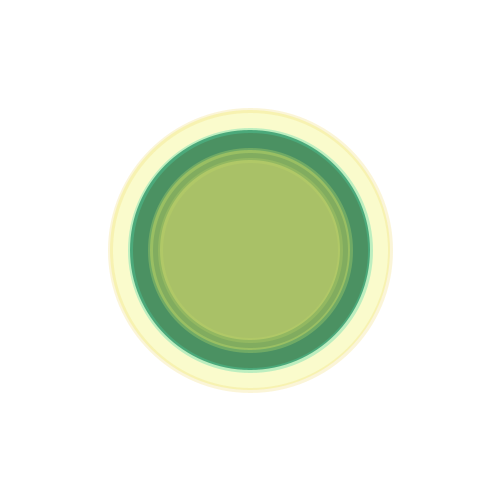
Frame 1 (no input)
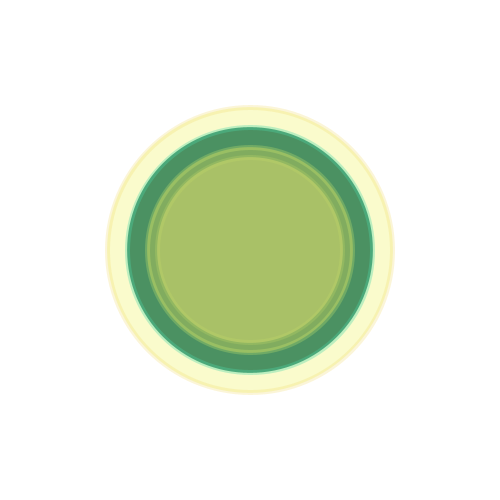
Frame 60 (the mouse pressed at the canvas centre just before this capture)
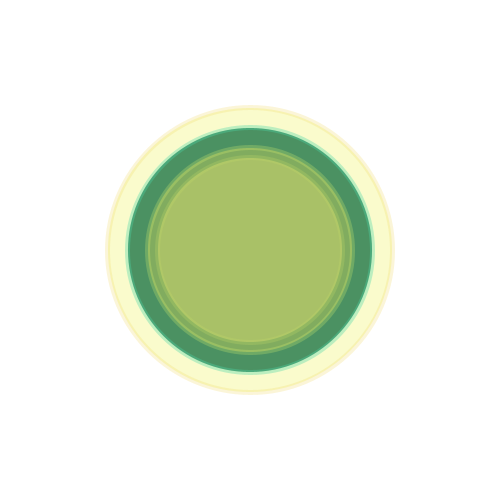
Frame 120 (the mouse held since frame 60 and released just before this capture)

The Processing sketch that drew these frames (run headless with seeded random() and noise(); from frame 60 on, the mouse is pressed at the canvas centre):

// Processing sketch: processing_67290
// ── processing_67290.pde


float radius = 200;
int X, Y;
int nX, nY;
int delay = 16;

void setup(){
  size( 500, 500 );
  strokeWeight( 5 );
  smooth();
  frameRate( 15 ); 
  X = width / 2;
  Y = width / 2;
  nX = X;
  nY = Y;  
}

void draw(){
  
  radius = radius + sin( frameCount / 4 ); 
  
  X+=(nX-X)/delay;
  Y+=(nY-Y)/delay;
  
  background( 255,255,255 );
  
  fill( 0, 100, 100);
  
  stroke(0,200,200,90); 
  
  ellipse( X, Y, radius+40, radius+40 );  
  
  fill( 239,241,94,80);
  stroke(240,214,90,60); 
  ellipse( X, Y, radius+80, radius+80 ); 
  
  fill( 250,230,88,80);
  stroke(230,250,110,60); 
  ellipse( X, Y, radius, radius );                  
   
  fill( 255,240,120,80);
  stroke(200,220,100,60); 
  ellipse( X, Y, radius-20, radius-20 );
}
